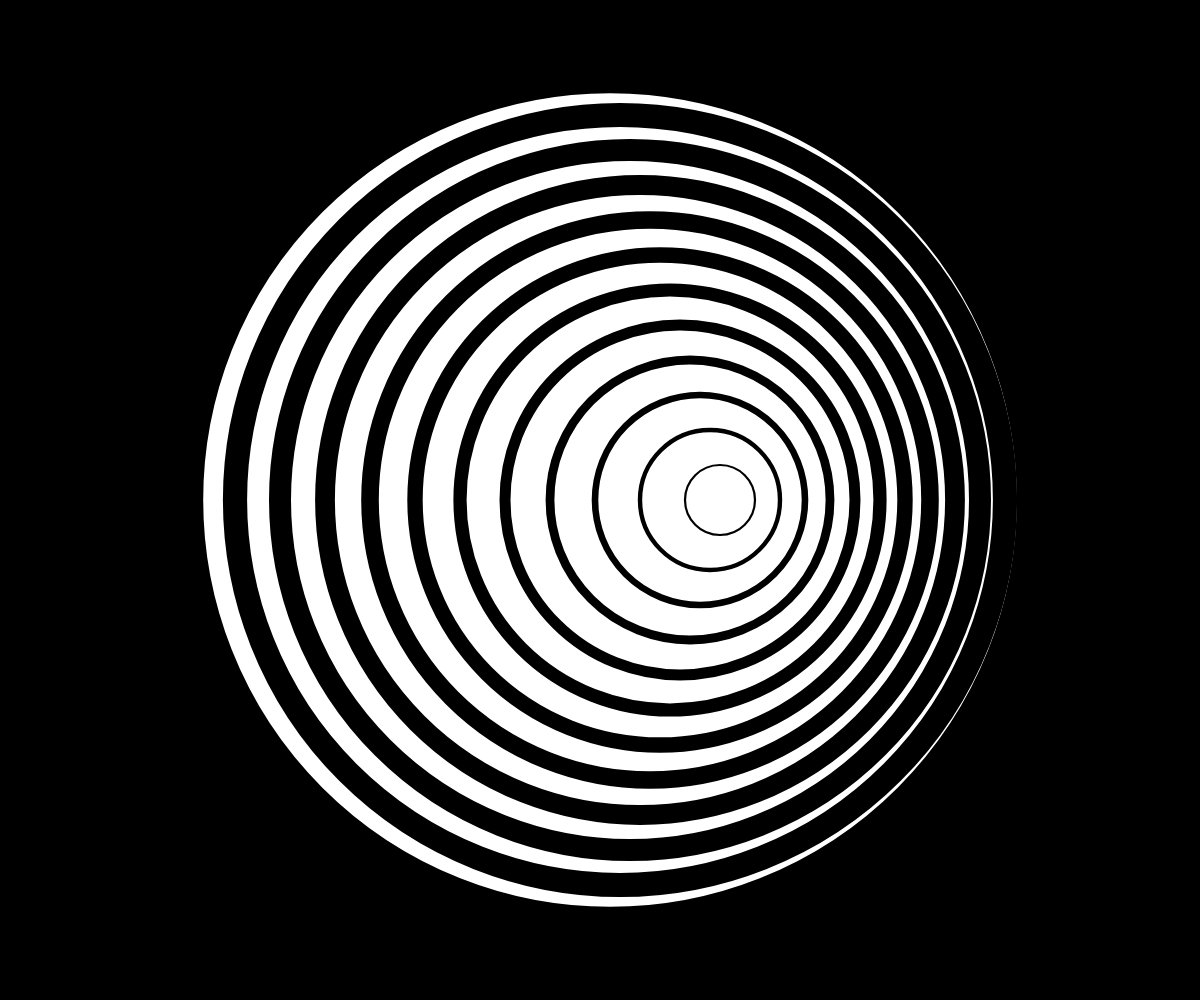
Frame 1 (no input)
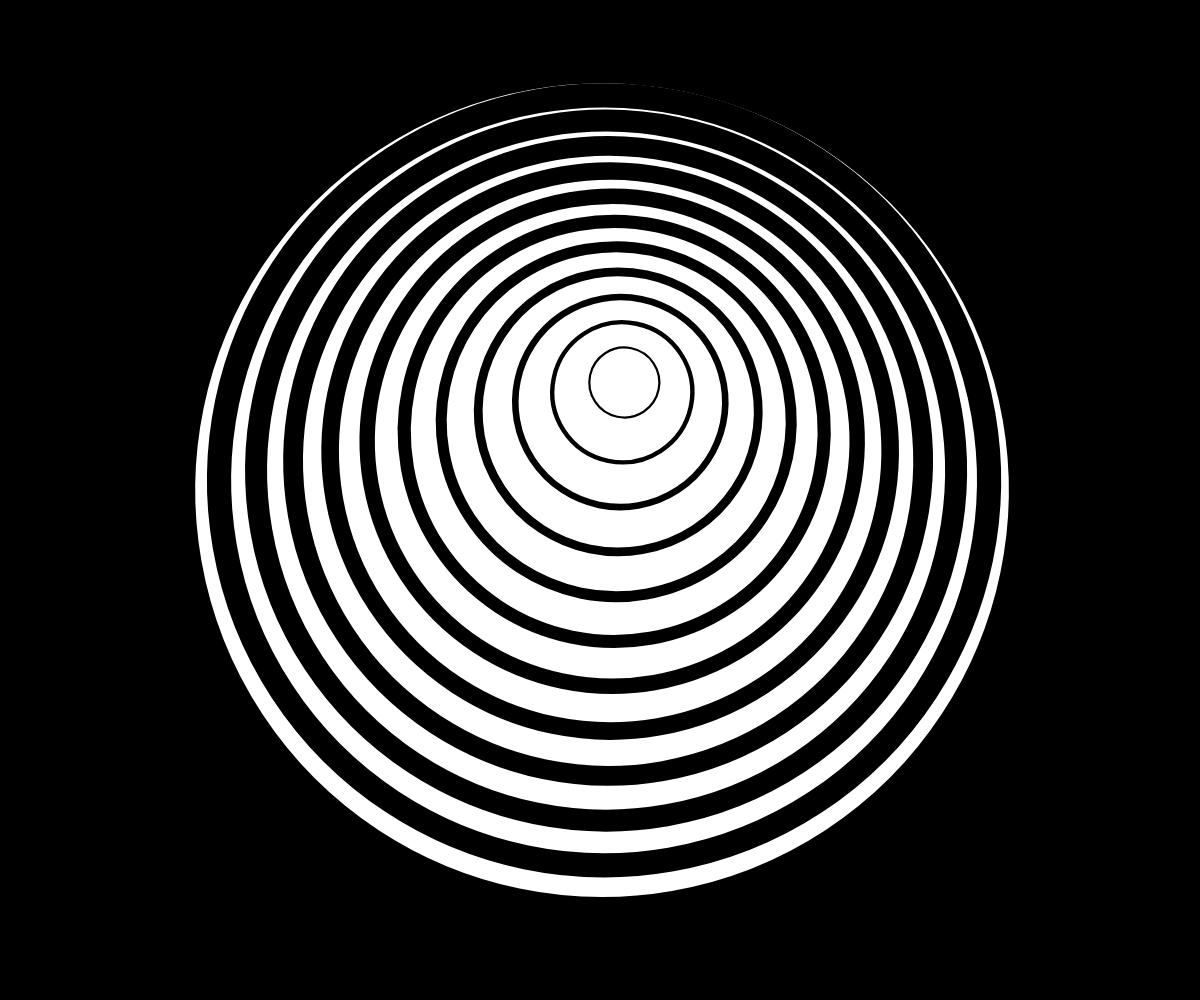
Frame 60 (no input)
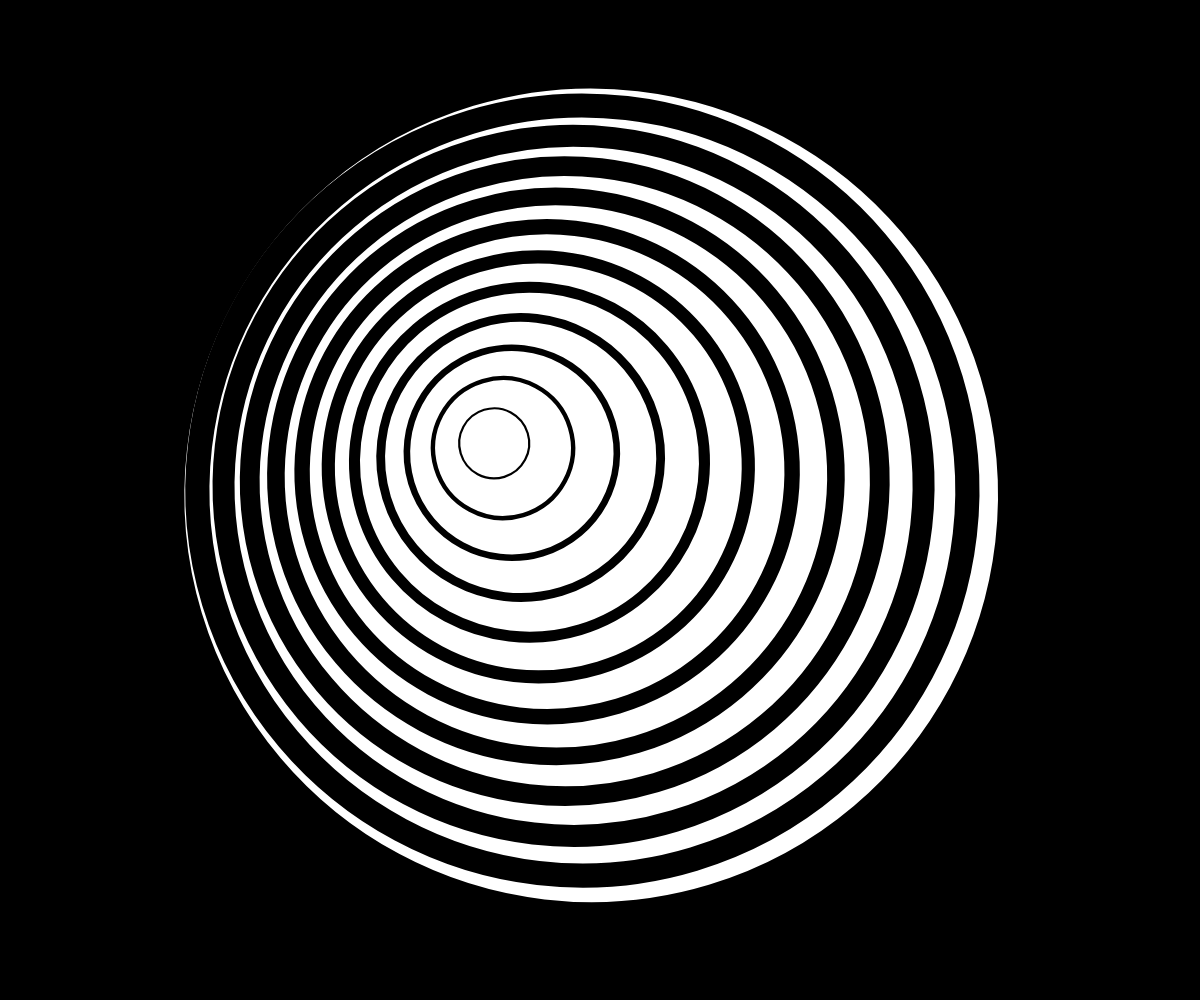
Frame 120 (the mouse pressed at the canvas centre since frame 60)

The p5.js sketch that drew these frames (run headless with seeded random() and noise() and a simulated clock; from frame 60 on, the mouse is pressed at the canvas centre):

// p5.js sketch
// ── sketch.js
// The reference: Marcel Duchamp, Anémic Cinema (1926)
// My generative artwork is a reproduction of the famous film directed by Marcel Duchamp. 
// Here we can observe the hypnotic perpetual motion of twelve rotating disks

//Let's start the sketch

//Setting the variables:
//radius defines the distance between the center of the circles and the center of the rotation
let radius = 20;

//the starting value of the angle is 0
let angle = 0;

//as we want to increase the stroke of the circles, we must define the variable of the stroke
let border = 2.2;

//this is the diameter of the smallest circle
let diameter = 70;



function setup() { 
  createCanvas(windowWidth, windowHeight);
  //using ellipseMode(CENTER) the rotation of the circles can start from their center 
  ellipseMode(CENTER);
  //I'm setting an high frameRate so that the animation can be very smooth
  frameRate(24);
}

function draw() { 
  background(0);
  
  //translation of the subject in the middle of the page
  translate(width/2, height/2);
  //setting a rotation based on the variable "angle" and the "frameCount"
  rotate (angle);
  //i need to slow down the animation by dividing the frameCount
  angle = frameCount / 12;

  // if (frameCount >= 120) {
  //   angle = frameCount / 6 * i;
  // }
  
  //Let's draw the circles, starting from the biggest one, so that it can be shown in the back

  //the strokeWeight comes from the multiplication of the variable "border" 
  strokeWeight(border * 12);
  //the "X" value of the ellipse depends on the center of the rotation
  //the diameter increases of one everytime
  ellipse(radius * 0.5 , 0, diameter * 12);
  
  strokeWeight(border * 11);
  ellipse(radius, 0, diameter * 11);
  
  strokeWeight(border * 10);
  ellipse(radius * 1.5, 0, diameter * 10);
  
  strokeWeight(border * 9);
  ellipse(radius * 2, 0, diameter * 9);
  
  strokeWeight(border * 8);
  ellipse(radius * 2.5, 0, diameter * 8);
  
  strokeWeight(border * 7);
  ellipse(radius * 3, 0, diameter * 7);
  
  strokeWeight(border * 6);
  ellipse(radius * 3.5, 0, diameter * 6);
  
  strokeWeight(border * 5);
  ellipse(radius * 4, 0, diameter * 5);
  
  strokeWeight(border * 4);
  ellipse(radius * 4.5, 0, diameter * 4);
  
  strokeWeight(border * 3);
  ellipse(radius * 5, 0, diameter * 3);
  
  strokeWeight(border * 2);
  ellipse(radius * 5.5, 0, diameter * 2);
  
  strokeWeight(border * 1);
  ellipse(radius * 6, 0, diameter * 1);

}



// //The following lines show the attempt to use a "for" cycle to avoid writing each circle. Unfortunately, the result is not satisfactory

// function draw() { 
//   background(0);

//   translate(width/2, height/2);

//   rotate (angle);
//   angle = frameCount / 18;
  
// //here we create a cycle for the circles, so that I can avoid to draw them one-by-one
//   for (i = 12; i >=0; i--) {
//     strokeWeight(border * 1 * i)
//     ellipse(radius * 2 / i, 0, diameter * 1 * i);

//     stroke("black")
//   }

// }
